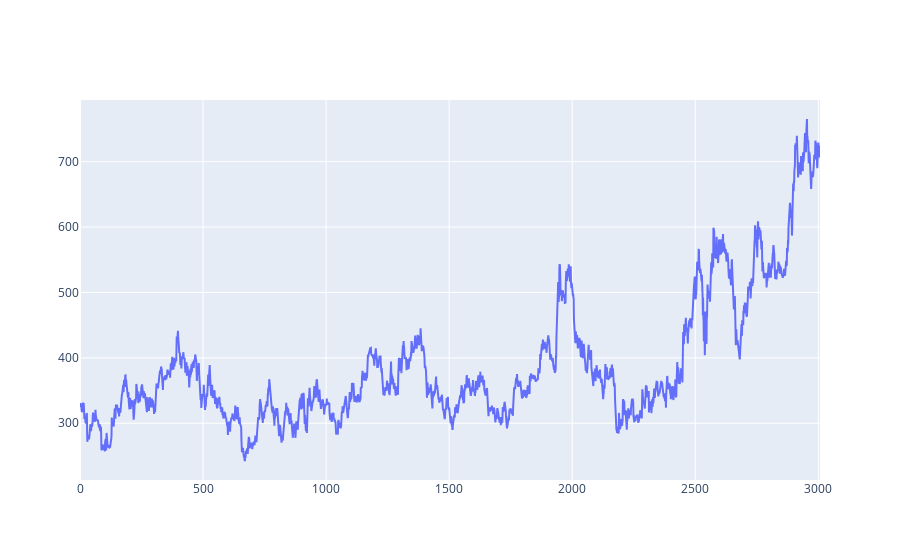

Notebook code for this chart:
### Code cell
fig = go.Figure()
fig.add_trace(go.Scatter(x=data.index, y=data['Close'], mode='lines', name='closing price'))

### Figure 1 — Plotly figure (JSON) as saved in the notebook; plotly's stock layout.template omitted (floating-point values rounded to 4 significant figures; data arrays with more than 128 entries replaced by an {"elided": "..."} marker saying what was removed)
{"data": [{"mode": "lines", "name": "closing price", "type": "scatter", "x": {"elided": "3008 int values"}, "y": {"elided": "3008 float values"}}], "layout": {}}
